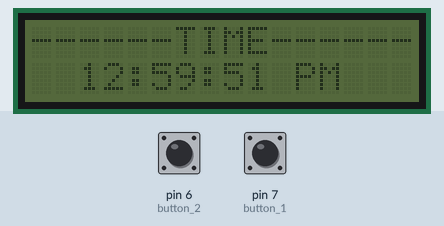
Recording of a sketch running on a simulated Arduino Uno, built with avr-gcc and run on an emulated ATmega328P. On the bench: 16×2 character LCD. The test bench sets the inputs (shaded band); at power-on: pin 6 (button_2) LOW, pin 7 (button_1) LOW. What the sketch prints to the serial monitor is not drawn.

Above: at 1.2 s.
1.3 s: pin 6 (button_2) pulled HIGH for 1.25 s
At 2.9 s:
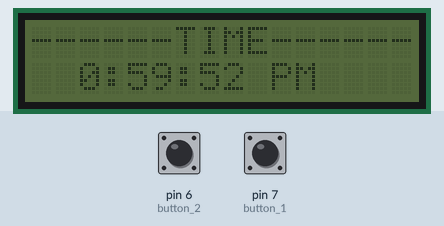
4.6 s: pin 7 (button_1) pulled HIGH for 1.25 s
At 6.0 s:
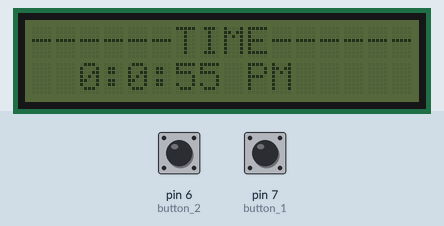
7.7 s: pin 6 (button_2) pulled HIGH for 1.25 s
At 9.1 s:
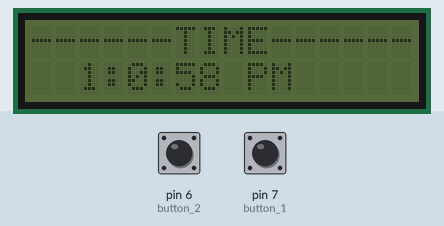
10.8 s: pin 7 (button_1) pulled HIGH for 1.25 s
At 12.2 s:
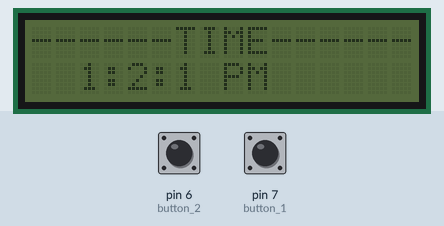
Timing chart, 0 to 13.8 s (numbered marks = the images above; inputs shaded):
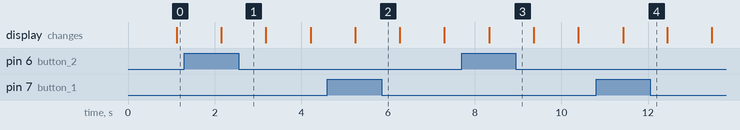

The sketch:

DIGITAL_CLOCK.ino
```cpp
#include<LiquidCrystal_I2C.h>
#include<Wire.h>
LiquidCrystal_I2C lcd(0x20,16,2);
#define button_1 7
#define button_2 6

int sec = 50;
int min = 59;
int hur = 12;

String ampm = "PM";
void clock();
void setup()
{
  lcd.init();
  Serial.begin(9600);
  pinMode(button_1,INPUT);
  pinMode(button_2,INPUT);
}
void loop()
{
  if(digitalRead(button_1)==HIGH)
  {
    min++;
    if(min>=60)
    {
      min=0;

    }
    delay(10);
  }
   else if(digitalRead(button_2)==HIGH)
  {
    hur++;
    if(hur>=13)
    {
      hur=0;
    }
   delay(10);

  }
   Serial.println(String(hur)+":"+String(min)+":"+String(sec)+" "+ampm+" ");
  clock();

}
void clock()
{
  lcd.setCursor(0,0);
  lcd.print("------TIME------");
  lcd.setCursor(2,1);
  lcd.print(String(hur)+":"+String(min)+":"+String(sec)+" "+ampm+" ");
  sec++;
  if(sec>=60)
  {
    min++;
    sec=0;
    if(min>=60)
    {
      hur++;
      lcd.clear();
      min=0;
      if(hur>=12)
      {
        hur=0;

        if(ampm == "AM")
        {
          ampm = "PM";
        }
        else
        {
          ampm = "AM";
        }
      }
    }
  }
  delay(1000);
}
```
